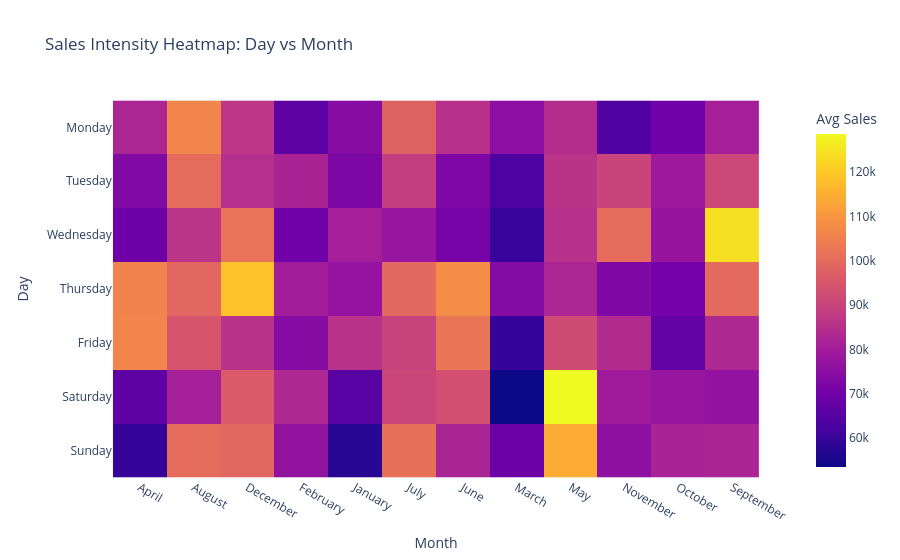

The notebook cell saved with this chart:
### Code cell
df['Month'] = df['Invoice Date'].dt.month_name()
df['Day'] = df['Invoice Date'].dt.day_name()

heatmap_data = df.pivot_table(index='Day', columns='Month', values='Total Sales', aggfunc='mean')

days_order = ['Monday', 'Tuesday', 'Wednesday', 'Thursday', 'Friday', 'Saturday', 'Sunday']
heatmap_data = heatmap_data.reindex(days_order)

fig5 = px.imshow(heatmap_data, labels=dict(x="Month", y="Day", color="Avg Sales"),
                title="Sales Intensity Heatmap: Day vs Month")
fig5.show()

### Figure 1 — Plotly figure (JSON) as saved in the notebook; plotly's stock layout.template omitted (floating-point values rounded to 4 significant figures)
{"data": [{"coloraxis": "coloraxis", "hovertemplate": "Month: %{x}<br>Day: %{y}<br>Avg Sales: %{z}<extra></extra>", "name": "0", "type": "heatmap", "x": ["April", "August", "December", "February", "January", "July", "June", "March", "May", "November", "October", "September"], "xaxis": "x", "y": ["Monday", "Tuesday", "Wednesday", "Thursday", "Friday", "Saturday", "Sunday"], "yaxis": "y", "z": [[82250.0, 106200.0, 86840.0, 66360.0, 74300.0, 97840.0, 85330.0, 75240.0, 84280.0, 63970.0, 69980.0, 80580.0], [73210.0, 100300.0, 84780.0, 81680.0, 72340.0, 88710.0, 72520.0, 62850.0, 85880.0, 90330.0, 78990.0, 91210.0], [69260.0, 86030.0, 101900.0, 69900.0, 80550.0, 77690.0, 70860.0, 59730.0, 85170.0, 100300.0, 77550.0, 124200.0], [105800.0, 99100.0, 118600.0, 80030.0, 77160.0, 99460.0, 108000.0, 73810.0, 82420.0, 72960.0, 70430.0, 99900.0], [106200.0, 94780.0, 85530.0, 74100.0, 85590.0, 89890.0, 102600.0, 59600.0, 92200.0, 83860.0, 67230.0, 82990.0], [66270.0, 80650.0, 95870.0, 83070.0, 65490.0, 90770.0, 93220.0, 53450.0, 128600.0, 79640.0, 77680.0, 76740.0], [59550.0, 100200.0, 99270.0, 76510.0, 57130.0, 101300.0, 82050.0, 69090.0, 114200.0, 75740.0, 81530.0, 81800.0]]}], "layout": {"coloraxis": {"colorbar": {"title": {"text": "Avg Sales"}}, "colorscale": [[0, "#0d0887"], [0.1111, "#46039f"], [0.2222, "#7201a8"], [0.3333, "#9c179e"], [0.4444, "#bd3786"], [0.5556, "#d8576b"], [0.6667, "#ed7953"], [0.7778, "#fb9f3a"], [0.8889, "#fdca26"], [1, "#f0f921"]]}, "title": {"text": "Sales Intensity Heatmap: Day vs Month"}, "xaxis": {"anchor": "y", "constrain": "domain", "domain": [0, 1], "scaleanchor": "y", "title": {"text": "Month"}}, "yaxis": {"anchor": "x", "autorange": "reversed", "constrain": "domain", "domain": [0, 1], "title": {"text": "Day"}}}}
